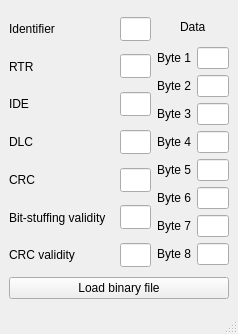
<?xml version="1.0" encoding="UTF-8"?>
<ui version="4.0">
 <class>MainWindow</class>
 <widget class="QMainWindow" name="MainWindow">
  <property name="geometry">
   <rect>
    <x>0</x>
    <y>0</y>
    <width>238</width>
    <height>334</height>
   </rect>
  </property>
  <property name="windowTitle">
   <string>CAN Reader</string>
  </property>
  <widget class="QWidget" name="centralwidget">
   <layout class="QGridLayout" name="gridLayout_3">
    <item row="0" column="0">
     <layout class="QVBoxLayout" name="verticalLayout_2">
      <item>
       <layout class="QHBoxLayout" name="horizontalLayout">
        <item>
         <layout class="QGridLayout" name="gridLayout">
          <item row="0" column="0">
           <widget class="QLabel" name="label">
            <property name="sizePolicy">
             <sizepolicy hsizetype="Preferred" vsizetype="Preferred">
              <horstretch>0</horstretch>
              <verstretch>0</verstretch>
             </sizepolicy>
            </property>
            <property name="minimumSize">
             <size>
              <width>105</width>
              <height>32</height>
             </size>
            </property>
            <property name="text">
             <string>Identifier</string>
            </property>
           </widget>
          </item>
          <item row="0" column="1">
           <widget class="QLineEdit" name="id">
            <property name="sizePolicy">
             <sizepolicy hsizetype="Expanding" vsizetype="Fixed">
              <horstretch>0</horstretch>
              <verstretch>0</verstretch>
             </sizepolicy>
            </property>
            <property name="minimumSize">
             <size>
              <width>0</width>
              <height>24</height>
             </size>
            </property>
            <property name="maximumSize">
             <size>
              <width>16777215</width>
              <height>24</height>
             </size>
            </property>
            <property name="text">
             <string/>
            </property>
            <property name="readOnly">
             <bool>true</bool>
            </property>
           </widget>
          </item>
          <item row="1" column="0">
           <widget class="QLabel" name="label_2">
            <property name="sizePolicy">
             <sizepolicy hsizetype="Preferred" vsizetype="Preferred">
              <horstretch>0</horstretch>
              <verstretch>0</verstretch>
             </sizepolicy>
            </property>
            <property name="minimumSize">
             <size>
              <width>105</width>
              <height>31</height>
             </size>
            </property>
            <property name="text">
             <string>RTR</string>
            </property>
           </widget>
          </item>
          <item row="1" column="1">
           <widget class="QLineEdit" name="rtr">
            <property name="sizePolicy">
             <sizepolicy hsizetype="Expanding" vsizetype="Fixed">
              <horstretch>0</horstretch>
              <verstretch>0</verstretch>
             </sizepolicy>
            </property>
            <property name="minimumSize">
             <size>
              <width>0</width>
              <height>24</height>
             </size>
            </property>
            <property name="maximumSize">
             <size>
              <width>16777215</width>
              <height>24</height>
             </size>
            </property>
            <property name="text">
             <string/>
            </property>
            <property name="readOnly">
             <bool>true</bool>
            </property>
           </widget>
          </item>
          <item row="2" column="0">
           <widget class="QLabel" name="label_3">
            <property name="sizePolicy">
             <sizepolicy hsizetype="Preferred" vsizetype="Preferred">
              <horstretch>0</horstretch>
              <verstretch>0</verstretch>
             </sizepolicy>
            </property>
            <property name="minimumSize">
             <size>
              <width>105</width>
              <height>32</height>
             </size>
            </property>
            <property name="text">
             <string>IDE</string>
            </property>
           </widget>
          </item>
          <item row="2" column="1">
           <widget class="QLineEdit" name="ide">
            <property name="sizePolicy">
             <sizepolicy hsizetype="Expanding" vsizetype="Fixed">
              <horstretch>0</horstretch>
              <verstretch>0</verstretch>
             </sizepolicy>
            </property>
            <property name="minimumSize">
             <size>
              <width>0</width>
              <height>24</height>
             </size>
            </property>
            <property name="maximumSize">
             <size>
              <width>16777215</width>
              <height>24</height>
             </size>
            </property>
            <property name="text">
             <string/>
            </property>
            <property name="readOnly">
             <bool>true</bool>
            </property>
           </widget>
          </item>
          <item row="3" column="0">
           <widget class="QLabel" name="label_4">
            <property name="sizePolicy">
             <sizepolicy hsizetype="Preferred" vsizetype="Preferred">
              <horstretch>0</horstretch>
              <verstretch>0</verstretch>
             </sizepolicy>
            </property>
            <property name="minimumSize">
             <size>
              <width>105</width>
              <height>32</height>
             </size>
            </property>
            <property name="text">
             <string>DLC</string>
            </property>
           </widget>
          </item>
          <item row="3" column="1">
           <widget class="QLineEdit" name="dlc">
            <property name="sizePolicy">
             <sizepolicy hsizetype="Expanding" vsizetype="Fixed">
              <horstretch>0</horstretch>
              <verstretch>0</verstretch>
             </sizepolicy>
            </property>
            <property name="minimumSize">
             <size>
              <width>0</width>
              <height>24</height>
             </size>
            </property>
            <property name="maximumSize">
             <size>
              <width>16777215</width>
              <height>24</height>
             </size>
            </property>
            <property name="text">
             <string/>
            </property>
            <property name="readOnly">
             <bool>true</bool>
            </property>
           </widget>
          </item>
          <item row="4" column="0">
           <widget class="QLabel" name="label_5">
            <property name="sizePolicy">
             <sizepolicy hsizetype="Preferred" vsizetype="Preferred">
              <horstretch>0</horstretch>
              <verstretch>0</verstretch>
             </sizepolicy>
            </property>
            <property name="minimumSize">
             <size>
              <width>105</width>
              <height>32</height>
             </size>
            </property>
            <property name="text">
             <string>CRC</string>
            </property>
           </widget>
          </item>
          <item row="4" column="1">
           <widget class="QLineEdit" name="crc">
            <property name="sizePolicy">
             <sizepolicy hsizetype="Expanding" vsizetype="Fixed">
              <horstretch>0</horstretch>
              <verstretch>0</verstretch>
             </sizepolicy>
            </property>
            <property name="minimumSize">
             <size>
              <width>0</width>
              <height>24</height>
             </size>
            </property>
            <property name="maximumSize">
             <size>
              <width>16777215</width>
              <height>24</height>
             </size>
            </property>
            <property name="text">
             <string/>
            </property>
            <property name="readOnly">
             <bool>true</bool>
            </property>
           </widget>
          </item>
          <item row="5" column="0">
           <widget class="QLabel" name="label_6">
            <property name="sizePolicy">
             <sizepolicy hsizetype="Preferred" vsizetype="Preferred">
              <horstretch>0</horstretch>
              <verstretch>0</verstretch>
             </sizepolicy>
            </property>
            <property name="minimumSize">
             <size>
              <width>105</width>
              <height>31</height>
             </size>
            </property>
            <property name="text">
             <string>Bit-stuffing validity</string>
            </property>
           </widget>
          </item>
          <item row="5" column="1">
           <widget class="QLineEdit" name="bit_stuffing">
            <property name="sizePolicy">
             <sizepolicy hsizetype="Expanding" vsizetype="Fixed">
              <horstretch>0</horstretch>
              <verstretch>0</verstretch>
             </sizepolicy>
            </property>
            <property name="minimumSize">
             <size>
              <width>0</width>
              <height>24</height>
             </size>
            </property>
            <property name="maximumSize">
             <size>
              <width>16777215</width>
              <height>24</height>
             </size>
            </property>
            <property name="contextMenuPolicy">
             <enum>Qt::ContextMenuPolicy::CustomContextMenu</enum>
            </property>
            <property name="text">
             <string/>
            </property>
            <property name="readOnly">
             <bool>true</bool>
            </property>
           </widget>
          </item>
          <item row="6" column="0">
           <widget class="QLabel" name="label_7">
            <property name="sizePolicy">
             <sizepolicy hsizetype="Preferred" vsizetype="Preferred">
              <horstretch>0</horstretch>
              <verstretch>0</verstretch>
             </sizepolicy>
            </property>
            <property name="minimumSize">
             <size>
              <width>105</width>
              <height>32</height>
             </size>
            </property>
            <property name="text">
             <string>CRC validity</string>
            </property>
           </widget>
          </item>
          <item row="6" column="1">
           <widget class="QLineEdit" name="crc_error">
            <property name="sizePolicy">
             <sizepolicy hsizetype="Expanding" vsizetype="Fixed">
              <horstretch>0</horstretch>
              <verstretch>0</verstretch>
             </sizepolicy>
            </property>
            <property name="minimumSize">
             <size>
              <width>0</width>
              <height>24</height>
             </size>
            </property>
            <property name="maximumSize">
             <size>
              <width>16777215</width>
              <height>24</height>
             </size>
            </property>
            <property name="text">
             <string/>
            </property>
            <property name="readOnly">
             <bool>true</bool>
            </property>
           </widget>
          </item>
         </layout>
        </item>
        <item>
         <layout class="QVBoxLayout" name="verticalLayout">
          <item alignment="Qt::AlignmentFlag::AlignHCenter">
           <widget class="QLabel" name="label_8">
            <property name="sizePolicy">
             <sizepolicy hsizetype="Fixed" vsizetype="Fixed">
              <horstretch>0</horstretch>
              <verstretch>0</verstretch>
             </sizepolicy>
            </property>
            <property name="minimumSize">
             <size>
              <width>0</width>
              <height>16</height>
             </size>
            </property>
            <property name="text">
             <string>Data</string>
            </property>
           </widget>
          </item>
          <item>
           <layout class="QGridLayout" name="gridLayout_2">
            <item row="0" column="0">
             <widget class="QLabel" name="label_9">
              <property name="text">
               <string>Byte 1</string>
              </property>
             </widget>
            </item>
            <item row="0" column="1">
             <widget class="QLineEdit" name="byte_1">
              <property name="text">
               <string/>
              </property>
              <property name="readOnly">
               <bool>true</bool>
              </property>
             </widget>
            </item>
            <item row="1" column="0">
             <widget class="QLabel" name="label_11">
              <property name="text">
               <string>Byte 2</string>
              </property>
             </widget>
            </item>
            <item row="1" column="1">
             <widget class="QLineEdit" name="byte_2">
              <property name="text">
               <string/>
              </property>
              <property name="readOnly">
               <bool>true</bool>
              </property>
             </widget>
            </item>
            <item row="2" column="0">
             <widget class="QLabel" name="label_10">
              <property name="text">
               <string>Byte 3</string>
              </property>
             </widget>
            </item>
            <item row="2" column="1">
             <widget class="QLineEdit" name="byte_3">
              <property name="text">
               <string/>
              </property>
              <property name="readOnly">
               <bool>true</bool>
              </property>
             </widget>
            </item>
            <item row="3" column="0">
             <widget class="QLabel" name="label_12">
              <property name="text">
               <string>Byte 4</string>
              </property>
             </widget>
            </item>
            <item row="3" column="1">
             <widget class="QLineEdit" name="byte_4">
              <property name="text">
               <string/>
              </property>
              <property name="readOnly">
               <bool>true</bool>
              </property>
             </widget>
            </item>
            <item row="4" column="0">
             <widget class="QLabel" name="label_13">
              <property name="text">
               <string>Byte 5</string>
              </property>
             </widget>
            </item>
            <item row="4" column="1">
             <widget class="QLineEdit" name="byte_5">
              <property name="text">
               <string/>
              </property>
              <property name="readOnly">
               <bool>true</bool>
              </property>
             </widget>
            </item>
            <item row="5" column="0">
             <widget class="QLabel" name="label_14">
              <property name="text">
               <string>Byte 6</string>
              </property>
             </widget>
            </item>
            <item row="5" column="1">
             <widget class="QLineEdit" name="byte_6">
              <property name="text">
               <string/>
              </property>
              <property name="readOnly">
               <bool>true</bool>
              </property>
             </widget>
            </item>
            <item row="6" column="0">
             <widget class="QLabel" name="label_15">
              <property name="text">
               <string>Byte 7</string>
              </property>
             </widget>
            </item>
            <item row="6" column="1">
             <widget class="QLineEdit" name="byte_7">
              <property name="text">
               <string/>
              </property>
              <property name="readOnly">
               <bool>true</bool>
              </property>
             </widget>
            </item>
            <item row="7" column="0">
             <widget class="QLabel" name="label_16">
              <property name="text">
               <string>Byte 8</string>
              </property>
             </widget>
            </item>
            <item row="7" column="1">
             <widget class="QLineEdit" name="byte_8">
              <property name="text">
               <string/>
              </property>
              <property name="readOnly">
               <bool>true</bool>
              </property>
             </widget>
            </item>
           </layout>
          </item>
         </layout>
        </item>
       </layout>
      </item>
      <item>
       <widget class="QPushButton" name="load_bin">
        <property name="text">
         <string>Load binary file</string>
        </property>
       </widget>
      </item>
     </layout>
    </item>
   </layout>
  </widget>
  <widget class="QStatusBar" name="statusbar"/>
 </widget>
 <resources/>
 <connections/>
</ui>
